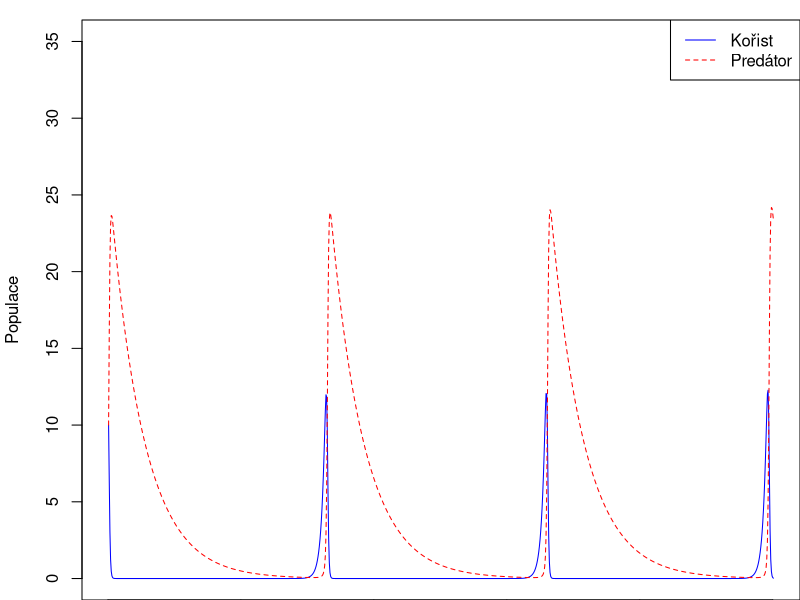
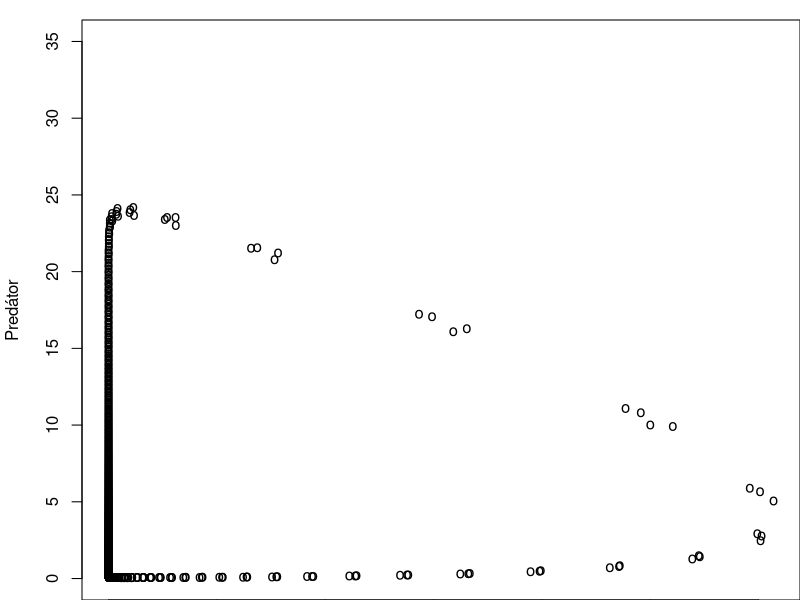

The R script that drew these images, in order:
# http://www.r-bloggers.com/lotka-volterra-model%C2%A0%C2%A0intro/
# and modified

library(deSolve)

lotkav <- function (time, state, pars) {
    with(as.list(c(state, pars)), {
        dx = x*(alpha - beta*y)
        dy = -y*(gamma - delta*x)
        return(list(c(dx, dy)))
    })
}
 
pars <- c(alpha = 2, beta = .5, gamma = .2, delta = .6)
state <- c(x = 10, y = 10)
time <- seq(0, 100, by = 0.1)
 
out <- as.data.frame(ode(func = lotkav, y = state, parms = pars, times = time))
mar <- c(0, 4.1, 1, 0)


png("../images/lotkav-timeserie.png", bg = "transparent", width=300, height=250)
par(mar = mar)
matplot(out[,-1], type = "l", col = c("blue", "red"), xlab = "Čas", ylab = "Populace", ylim=c(0, 35))
legend("topright", c("Kořist", "Predátor"), lty = c(1,2), col = c("blue", "red"))
#title("Vývoj systému Predátor a kořist v čase")
dev.off()

png("../images/lotkav-oscil.png", bg = "transparent", width=300, height=250)
par(mar = mar)
plot(out$x, out$y, pch = "o", xlab = "Kořist", ylab = "Predátor", ylim=c(0, 35))
#title("Oscilace systému Predátor a kořist")
dev.off()
